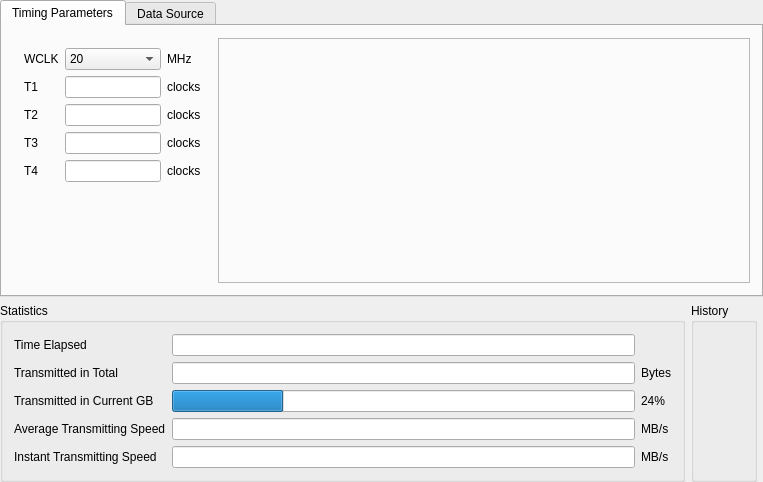
<?xml version="1.0" encoding="UTF-8"?>
<ui version="4.0">
 <class>QSarParamWindowClass</class>
 <widget class="QWidget" name="QSarParamWindowClass">
  <property name="geometry">
   <rect>
    <x>0</x>
    <y>0</y>
    <width>763</width>
    <height>462</height>
   </rect>
  </property>
  <property name="windowTitle">
   <string>QSarParamWindow</string>
  </property>
  <layout class="QGridLayout" name="gridLayout">
   <property name="margin">
    <number>0</number>
   </property>
   <item row="0" column="0" colspan="3">
    <widget class="QTabWidget" name="tabWidget">
     <property name="tabPosition">
      <enum>QTabWidget::North</enum>
     </property>
     <property name="currentIndex">
      <number>0</number>
     </property>
     <widget class="QWidget" name="tab">
      <attribute name="title">
       <string>Timing Parameters</string>
      </attribute>
      <layout class="QHBoxLayout" name="horizontalLayout_3">
       <item>
        <layout class="QVBoxLayout" name="verticalLayout">
         <item>
          <widget class="QWidget" name="widget_4" native="true">
           <layout class="QGridLayout" name="gridLayout_4">
            <item row="0" column="0">
             <widget class="QLabel" name="label_21">
              <property name="minimumSize">
               <size>
                <width>0</width>
                <height>0</height>
               </size>
              </property>
              <property name="text">
               <string>WCLK</string>
              </property>
             </widget>
            </item>
            <item row="0" column="1">
             <widget class="QComboBox" name="comboBox_3">
              <item>
               <property name="text">
                <string>20</string>
               </property>
              </item>
              <item>
               <property name="text">
                <string>50</string>
               </property>
              </item>
             </widget>
            </item>
            <item row="0" column="2">
             <widget class="QLabel" name="label_22">
              <property name="text">
               <string>MHz</string>
              </property>
             </widget>
            </item>
            <item row="1" column="0">
             <widget class="QLabel" name="label_23">
              <property name="text">
               <string>T1</string>
              </property>
             </widget>
            </item>
            <item row="1" column="1">
             <widget class="QLineEdit" name="lineEdit_6"/>
            </item>
            <item row="1" column="2">
             <widget class="QLabel" name="label_27">
              <property name="text">
               <string>clocks</string>
              </property>
             </widget>
            </item>
            <item row="2" column="0">
             <widget class="QLabel" name="label_24">
              <property name="text">
               <string>T2</string>
              </property>
             </widget>
            </item>
            <item row="2" column="1">
             <widget class="QLineEdit" name="lineEdit_14"/>
            </item>
            <item row="2" column="2">
             <widget class="QLabel" name="label_28">
              <property name="text">
               <string>clocks</string>
              </property>
             </widget>
            </item>
            <item row="3" column="0">
             <widget class="QLabel" name="label_25">
              <property name="text">
               <string>T3</string>
              </property>
             </widget>
            </item>
            <item row="3" column="1">
             <widget class="QLineEdit" name="lineEdit_15"/>
            </item>
            <item row="3" column="2">
             <widget class="QLabel" name="label_29">
              <property name="text">
               <string>clocks</string>
              </property>
             </widget>
            </item>
            <item row="4" column="0">
             <widget class="QLabel" name="label_26">
              <property name="text">
               <string>T4</string>
              </property>
             </widget>
            </item>
            <item row="4" column="1">
             <widget class="QLineEdit" name="lineEdit_18"/>
            </item>
            <item row="4" column="2">
             <widget class="QLabel" name="label_30">
              <property name="text">
               <string>clocks</string>
              </property>
             </widget>
            </item>
           </layout>
          </widget>
         </item>
         <item>
          <spacer name="verticalSpacer">
           <property name="orientation">
            <enum>Qt::Vertical</enum>
           </property>
           <property name="sizeHint" stdset="0">
            <size>
             <width>20</width>
             <height>40</height>
            </size>
           </property>
          </spacer>
         </item>
        </layout>
       </item>
       <item>
        <layout class="QVBoxLayout" name="verticalLayout_3">
         <item>
          <widget class="QLabel" name="label">
           <property name="minimumSize">
            <size>
             <width>532</width>
             <height>245</height>
            </size>
           </property>
           <property name="maximumSize">
            <size>
             <width>532</width>
             <height>245</height>
            </size>
           </property>
           <property name="frameShape">
            <enum>QFrame::StyledPanel</enum>
           </property>
           <property name="text">
            <string/>
           </property>
           <property name="pixmap">
            <pixmap resource="elephant.qrc">:/Resources/sar_timing.png</pixmap>
           </property>
          </widget>
         </item>
        </layout>
       </item>
      </layout>
     </widget>
     <widget class="QWidget" name="tab_2">
      <attribute name="title">
       <string>Data Source</string>
      </attribute>
      <layout class="QHBoxLayout" name="horizontalLayout">
       <item>
        <widget class="QWidget" name="widget_5" native="true">
         <layout class="QGridLayout" name="gridLayout_6">
          <item row="0" column="0">
           <widget class="QLabel" name="label_31">
            <property name="minimumSize">
             <size>
              <width>0</width>
              <height>0</height>
             </size>
            </property>
            <property name="text">
             <string>T1</string>
            </property>
           </widget>
          </item>
          <item row="1" column="0">
           <widget class="QLabel" name="label_32">
            <property name="text">
             <string>T1</string>
            </property>
           </widget>
          </item>
          <item row="1" column="1">
           <widget class="QLineEdit" name="lineEdit_7"/>
          </item>
          <item row="2" column="0">
           <widget class="QLabel" name="label_33">
            <property name="text">
             <string>T2</string>
            </property>
           </widget>
          </item>
          <item row="2" column="1">
           <widget class="QLineEdit" name="lineEdit_19"/>
          </item>
          <item row="3" column="0">
           <widget class="QLabel" name="label_34">
            <property name="text">
             <string>T3</string>
            </property>
           </widget>
          </item>
          <item row="3" column="1">
           <widget class="QLineEdit" name="lineEdit_20"/>
          </item>
          <item row="4" column="0">
           <widget class="QLabel" name="label_35">
            <property name="text">
             <string>T4</string>
            </property>
           </widget>
          </item>
          <item row="4" column="1">
           <widget class="QLineEdit" name="lineEdit_21"/>
          </item>
          <item row="0" column="1">
           <widget class="QComboBox" name="comboBox_4"/>
          </item>
          <item row="5" column="1">
           <spacer name="verticalSpacer_4">
            <property name="orientation">
             <enum>Qt::Vertical</enum>
            </property>
            <property name="sizeHint" stdset="0">
             <size>
              <width>20</width>
              <height>40</height>
             </size>
            </property>
           </spacer>
          </item>
         </layout>
        </widget>
       </item>
      </layout>
     </widget>
    </widget>
   </item>
   <item row="1" column="0">
    <widget class="QGroupBox" name="groupBox_3">
     <property name="title">
      <string>Statistics</string>
     </property>
     <layout class="QGridLayout" name="gridLayout_5">
      <item row="1" column="1">
       <widget class="QLineEdit" name="lineEdit_16">
        <property name="alignment">
         <set>Qt::AlignRight|Qt::AlignTrailing|Qt::AlignVCenter</set>
        </property>
        <property name="readOnly">
         <bool>true</bool>
        </property>
       </widget>
      </item>
      <item row="5" column="1">
       <spacer name="verticalSpacer_2">
        <property name="orientation">
         <enum>Qt::Vertical</enum>
        </property>
        <property name="sizeHint" stdset="0">
         <size>
          <width>20</width>
          <height>40</height>
         </size>
        </property>
       </spacer>
      </item>
      <item row="3" column="1">
       <widget class="QLineEdit" name="lineEdit_22">
        <property name="alignment">
         <set>Qt::AlignRight|Qt::AlignTrailing|Qt::AlignVCenter</set>
        </property>
        <property name="readOnly">
         <bool>true</bool>
        </property>
       </widget>
      </item>
      <item row="3" column="0">
       <widget class="QLabel" name="label_20">
        <property name="text">
         <string>Average Transmitting Speed</string>
        </property>
       </widget>
      </item>
      <item row="4" column="0">
       <widget class="QLabel" name="label_36">
        <property name="text">
         <string>Instant Transmitting Speed</string>
        </property>
       </widget>
      </item>
      <item row="4" column="1">
       <widget class="QLineEdit" name="lineEdit_23">
        <property name="alignment">
         <set>Qt::AlignRight|Qt::AlignTrailing|Qt::AlignVCenter</set>
        </property>
        <property name="readOnly">
         <bool>true</bool>
        </property>
       </widget>
      </item>
      <item row="1" column="2">
       <widget class="QLabel" name="label_37">
        <property name="text">
         <string>Bytes</string>
        </property>
       </widget>
      </item>
      <item row="3" column="2">
       <widget class="QLabel" name="label_38">
        <property name="text">
         <string>MB/s</string>
        </property>
       </widget>
      </item>
      <item row="4" column="2">
       <widget class="QLabel" name="label_39">
        <property name="text">
         <string>MB/s</string>
        </property>
       </widget>
      </item>
      <item row="2" column="1">
       <widget class="QProgressBar" name="progressBar">
        <property name="value">
         <number>24</number>
        </property>
        <property name="textVisible">
         <bool>false</bool>
        </property>
        <property name="format">
         <string>%p%</string>
        </property>
       </widget>
      </item>
      <item row="2" column="2">
       <widget class="QLabel" name="label_40">
        <property name="text">
         <string>24%</string>
        </property>
       </widget>
      </item>
      <item row="1" column="0">
       <widget class="QLabel" name="label_17">
        <property name="text">
         <string>Transmitted in Total</string>
        </property>
       </widget>
      </item>
      <item row="0" column="0">
       <widget class="QLabel" name="label_18">
        <property name="text">
         <string>Time Elapsed</string>
        </property>
       </widget>
      </item>
      <item row="0" column="1">
       <widget class="QLineEdit" name="lineEditTimeElapsed">
        <property name="alignment">
         <set>Qt::AlignRight|Qt::AlignTrailing|Qt::AlignVCenter</set>
        </property>
        <property name="readOnly">
         <bool>true</bool>
        </property>
       </widget>
      </item>
      <item row="2" column="0">
       <widget class="QLabel" name="label_19">
        <property name="text">
         <string>Transmitted in Current GB</string>
        </property>
       </widget>
      </item>
     </layout>
    </widget>
   </item>
   <item row="1" column="1">
    <widget class="QGroupBox" name="groupBox">
     <property name="title">
      <string>History</string>
     </property>
     <layout class="QGridLayout" name="gridLayout_2">
      <item row="0" column="0">
       <widget class="QwtPlot" name="qwtPlot"/>
      </item>
     </layout>
    </widget>
   </item>
  </layout>
 </widget>
 <layoutdefault spacing="6" margin="11"/>
 <customwidgets>
  <customwidget>
   <class>QwtPlot</class>
   <extends>QFrame</extends>
   <header>qwt_plot.h</header>
  </customwidget>
 </customwidgets>
 <resources>
  <include location="elephant.qrc"/>
 </resources>
 <connections/>
</ui>
